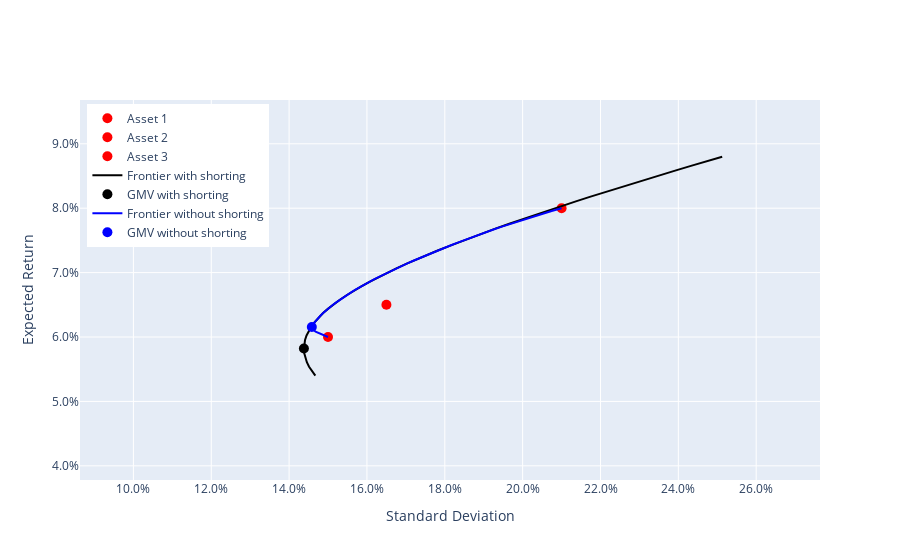

The cell this chart's notebook holds for it:
### Markdown cell above
### The full picture

### Code cell
fig = go.Figure()

# Plot underlying assets
trace1= go.Scatter(x=[SDS[0]], y=[MNS[0]],mode="markers", marker=dict(size=10, color="red"), name='Asset 1')
fig.add_trace(trace1)
trace2= go.Scatter(x=[SDS[1]], y=[MNS[1]],mode="markers", marker=dict(size=10, color="red"), name='Asset 2')
fig.add_trace(trace2)
trace3= go.Scatter(x=[SDS[2]], y=[MNS[2]],mode="markers", marker=dict(size=10, color="red"), name='Asset 3')
fig.add_trace(trace3)

# Plot frontier with shorting
string =  "Asset 1: %{customdata[0]:.1%}<br>"
string += "Asset 2: %{customdata[1]:.1%}<br>"
string += "Asset 3: %{customdata[2]:.1%}<br>"
string += "<extra></extra>"
trace= go.Scatter(x=df.port_sd, y=df.port_expret,mode="lines", marker=dict(color="black"),
    customdata=df[['w1','w2','w3']],hovertemplate=string, name='Frontier with shorting')
fig.add_trace(trace)

# Plot GMV with shorting
trace= go.Scatter(x=[gmv_sd], y=[gmv_expret] ,
    mode="markers", marker=dict(size=10, color="black"),
    customdata=wgts_gmv.reshape(1,3),hovertemplate=string, name='GMV with shorting')
fig.add_trace(trace)

# Plot frontier without shorting
trace= go.Scatter(x=df_ssc.port_sd, y=df_ssc.port_expret,mode="lines",marker=dict(color="blue"),
    customdata=df_ssc[['w1','w2','w3']],hovertemplate=string, name='Frontier without shorting')
fig.add_trace(trace)

# Plot GMV without shorting
trace= go.Scatter(x=[gmv_ssc_sd], y=[gmv_ssc_expret] ,
    mode="markers", marker=dict(size=10, color="blue"),
    customdata=wgts_gmv_ssc.reshape(1,3),hovertemplate=string, name='GMV without shorting')
fig.add_trace(trace)


# Formatting
fig.layout.yaxis["title"] = "Expected Return"
fig.layout.xaxis["title"] = "Standard Deviation"
fig.update_yaxes(tickformat=".1%")
fig.update_xaxes(tickformat=".1%")
fig.update_xaxes(range=[0.6 * df["port_sd"].min(), 1.1 * df["port_sd"].max()])
fig.update_yaxes(range=[0.7 * df["port_expret"].min(), 1.1 * df["port_expret"].max()])
fig.update_layout(legend=dict(yanchor="top", y=0.99, xanchor="left", x=0.01))
fig.show()

### Figure 1 — Plotly figure (JSON) as saved in the notebook; plotly's stock layout.template omitted (floating-point values rounded to 4 significant figures; data arrays with more than 128 entries replaced by an {"elided": "..."} marker saying what was removed)
{"data": [{"marker": {"color": "red", "size": 10}, "mode": "markers", "name": "Asset 1", "type": "scatter", "x": [0.15], "y": [0.06]}, {"marker": {"color": "red", "size": 10}, "mode": "markers", "name": "Asset 2", "type": "scatter", "x": [0.165], "y": [0.065]}, {"marker": {"color": "red", "size": 10}, "mode": "markers", "name": "Asset 3", "type": "scatter", "x": [0.21], "y": [0.08]}, {"customdata": {"elided": "50x3 float values"}, "hovertemplate": "Asset 1: %{customdata[0]:.1%}<br>Asset 2: %{customdata[1]:.1%}<br>Asset 3: %{customdata[2]:.1%}<br><extra></extra>", "marker": {"color": "black"}, "mode": "lines", "name": "Frontier with shorting", "type": "scatter", "x": [0.1467, 0.1459, 0.1451, 0.1446, 0.1441, 0.1439, 0.1438, 0.1439, 0.1441, 0.1445, 0.145, 0.1457, 0.1466, 0.1476, 0.1487, 0.15, 0.1515, 0.1531, 0.1548, 0.1566, 0.1586, 0.1606, 0.1628, 0.1652, 0.1676, 0.1701, 0.1727, 0.1754, 0.1782, 0.1811, 0.184, 0.1871, 0.1902, 0.1933, 0.1966, 0.1999, 0.2032, 0.2067, 0.2101, 0.2137, 0.2172, 0.2209, 0.2245, 0.2282, 0.232, 0.2358, 0.2396, 0.2435, 0.2473, 0.2513], "y": [0.054, 0.05469, 0.05539, 0.05608, 0.05678, 0.05747, 0.05816, 0.05886, 0.05955, 0.06024, 0.06094, 0.06163, 0.06233, 0.06302, 0.06371, 0.06441, 0.0651, 0.0658, 0.06649, 0.06718, 0.06788, 0.06857, 0.06927, 0.06996, 0.07065, 0.07135, 0.07204, 0.07273, 0.07343, 0.07412, 0.07482, 0.07551, 0.0762, 0.0769, 0.07759, 0.07829, 0.07898, 0.07967, 0.08037, 0.08106, 0.08176, 0.08245, 0.08314, 0.08384, 0.08453, 0.08522, 0.08592, 0.08661, 0.08731, 0.088]}, {"customdata": [[0.783, 0.408, -0.191]], "hovertemplate": "Asset 1: %{customdata[0]:.1%}<br>Asset 2: %{customdata[1]:.1%}<br>Asset 3: %{customdata[2]:.1%}<br><extra></extra>", "marker": {"color": "black", "size": 10}, "mode": "markers", "name": "GMV with shorting", "type": "scatter", "x": [0.1438], "y": [0.05822]}, {"customdata": {"elided": "50x3 float values"}, "hovertemplate": "Asset 1: %{customdata[0]:.1%}<br>Asset 2: %{customdata[1]:.1%}<br>Asset 3: %{customdata[2]:.1%}<br><extra></extra>", "marker": {"color": "blue"}, "mode": "lines", "name": "Frontier without shorting", "type": "scatter", "x": [0.15, 0.1481, 0.1468, 0.146, 0.1458, 0.1462, 0.1467, 0.1473, 0.148, 0.1487, 0.1494, 0.1502, 0.151, 0.1519, 0.1529, 0.1538, 0.1549, 0.1559, 0.1571, 0.1582, 0.1594, 0.1606, 0.1619, 0.1632, 0.1646, 0.166, 0.1674, 0.1689, 0.1704, 0.1719, 0.1735, 0.1751, 0.1767, 0.1784, 0.18, 0.1818, 0.1835, 0.1853, 0.1871, 0.1889, 0.1908, 0.1927, 0.1947, 0.1967, 0.1988, 0.201, 0.2032, 0.2054, 0.2077, 0.21], "y": [0.06, 0.06041, 0.06082, 0.06122, 0.06163, 0.06204, 0.06245, 0.06286, 0.06327, 0.06367, 0.06408, 0.06449, 0.0649, 0.06531, 0.06571, 0.06612, 0.06653, 0.06694, 0.06735, 0.06776, 0.06816, 0.06857, 0.06898, 0.06939, 0.0698, 0.0702, 0.07061, 0.07102, 0.07143, 0.07184, 0.07224, 0.07265, 0.07306, 0.07347, 0.07388, 0.07429, 0.07469, 0.0751, 0.07551, 0.07592, 0.07633, 0.07673, 0.07714, 0.07755, 0.07796, 0.07837, 0.07878, 0.07918, 0.07959, 0.08]}, {"customdata": [[0.6875, 0.3125, 3.114e-07]], "hovertemplate": "Asset 1: %{customdata[0]:.1%}<br>Asset 2: %{customdata[1]:.1%}<br>Asset 3: %{customdata[2]:.1%}<br><extra></extra>", "marker": {"color": "blue", "size": 10}, "mode": "markers", "name": "GMV without shorting", "type": "scatter", "x": [0.1458], "y": [0.06156]}], "layout": {"legend": {"x": 0.01, "xanchor": "left", "y": 0.99, "yanchor": "top"}, "xaxis": {"range": [0.08628, 0.2764], "tickformat": ".1%", "title": {"text": "Standard Deviation"}}, "yaxis": {"range": [0.0378, 0.0968], "tickformat": ".1%", "title": {"text": "Expected Return"}}}}
